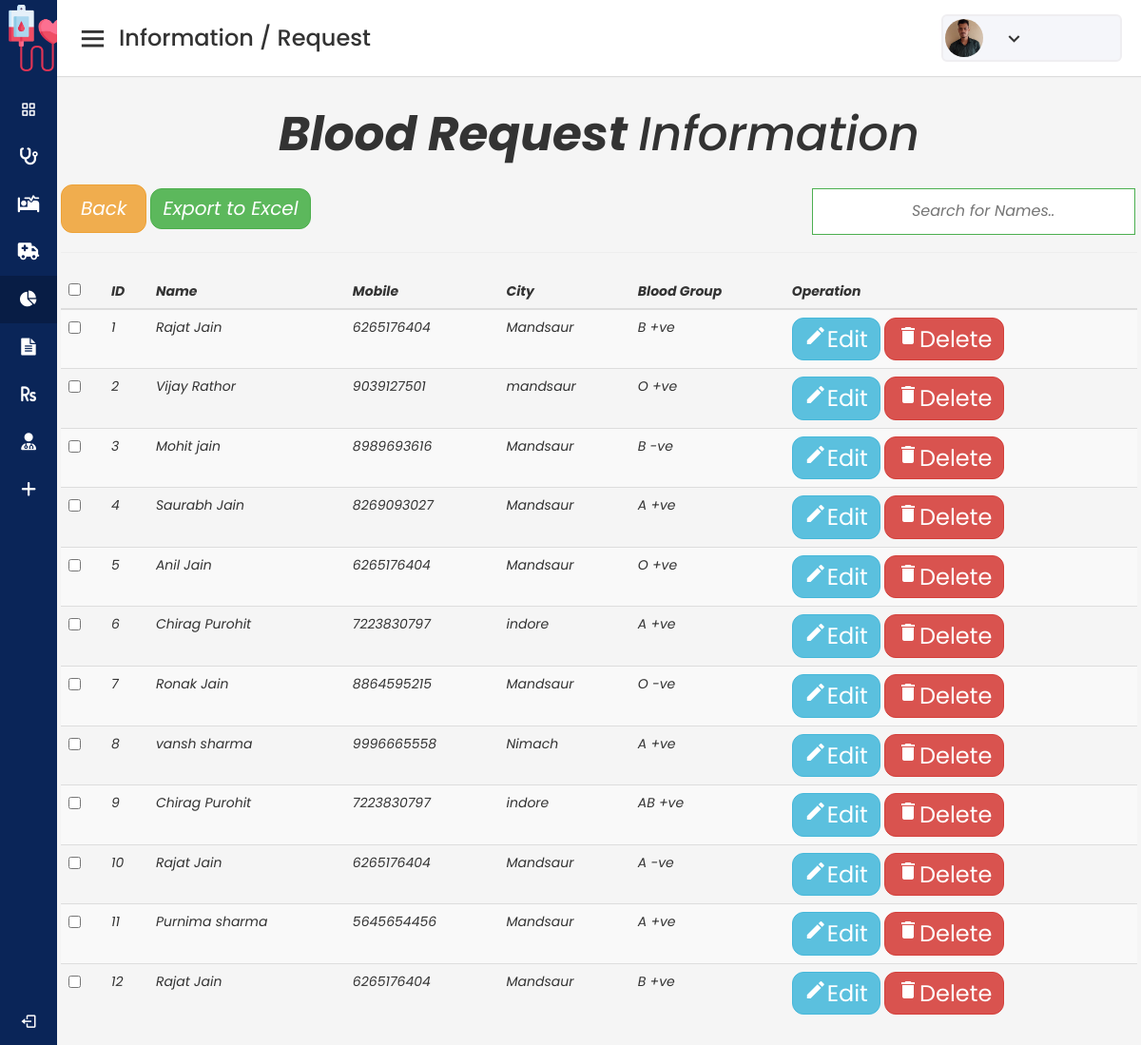
/Information/requestInfo.php, run on the app's committed database.
### tables this page shows
CREATE TABLE IF NOT EXISTS `request_blood` (
  `r_id` int(225) NOT NULL AUTO_INCREMENT,
  `r_fname` varchar(225) DEFAULT NULL,
  `r_lname` varchar(225) DEFAULT NULL,
  `r_address` varchar(225) DEFAULT NULL,
  `r_state` varchar(225) DEFAULT NULL,
  `r_city` varchar(225) DEFAULT NULL,
  `r_mobile` varchar(225) DEFAULT NULL,
  `r_aadhar` varchar(225) DEFAULT NULL,
  `r_bgroup` varchar(225) DEFAULT NULL,
  `r_rdate` date NOT NULL,
  `r_gender` varchar(225) DEFAULT NULL,
  `r_photo` varchar(225) DEFAULT NULL,
  PRIMARY KEY (`r_id`)
);

### Information/requestInfo.php (the view, shortened to what this page needs)
<!DOCTYPE html>
<html lang="en" dir="ltr">
  <head>
    <link rel="stylesheet" href="../css/adminPanel.css">
    <link href='https://unpkg.com/boxicons@2.0.7/css/boxicons.min.css' rel='stylesheet'>
    <link rel="stylesheet" href="https://cdnjs.cloudflare.com/ajax/libs/font-awesome/4.7.0/css/font-awesome.min.css">
    <link rel="stylesheet" href="https://cdn.jsdelivr.net/npm/bootstrap@4.0.0/dist/css/bootstrap.min.css">
    <link rel="stylesheet" href="https://maxcdn.bootstrapcdn.com/bootstrap/3.4.1/css/bootstrap.min.css">
<link rel="stylesheet" href="https://maxcdn.bootstrapcdn.com/font-awesome/4.7.0/css/font-awesome.min.css">
<link rel="stylesheet" href="https://maxcdn.bootstrapcdn.com/bootstrap/3.3.7/css/bootstrap.min.css">
  </head>
<body>
  <div class="sidebar">
    <div class="logo-details">
        <img class="topicon" src="../images/blood-donation.png">
      <span class="logo_name">BloodBank</span>
    </div>
      <ul class="nav-links">
        <li>
            <a href="../adminHome.php">
            <i class='bx bx-grid-alt' ></i>
            <span class="links_name">Home</span>
          </a>
        </li>
        <li>
            <a href="../Adonor.php">
            <i class='fas fa-stethoscope'></i>
            <span class="links_name">Donor</span>
          </a>
        </li>
        <li>
            <a href="../Apatient.php">
            <i class='fas fa-procedures'></i>
            <span class="links_name">Patient</span>
          </a>
        </li>
        <li>
            <a href="../ATransport.php">
            <i class='fas fa-ambulance'></i>
            <span class="links_name">Transport</span>
          </a>
        </li>
        <li>
            <a href="../AInformation.php" class="active">
            <i class="fa fa-pie-chart"></i>
            <span class="links_name">Information / Request</span>
          </a>
        </li>
        <li>
            <a href="../AReport.php">
           <i class="fa fa-file-text"></i>
            <span class="links_name">Report</span>
          </a>
        </li>
        <li>
            <a href="../Asalary.php">
            <i class='fas fa-rupee-sign'></i>
            <span class="links_name">Salary</span>
          </a>
        </li>
        <li>
            <a href="../AStaff.php">
            <i class='fas fa-user-md'></i>
            <span class="links_name">Staff</span>
          </a>
        </li>
        <li>
            <a href="../ANewUser.php">
            <i class='fas fa-plus'></i>
            <span class="links_name">Add new user</span>
          </a>
        </li>
        <li class="log_out">
          <a href="../Logout.php">
            <i class='bx bx-log-out'></i>
            <span class="links_name">Log out</span>
          </a>
        </li>
      </ul>
  </div>
 <section class="home-section">
    <nav>
      <div class="sidebar-button">
        <i class='bx bx-menu sidebarBtn'></i>
            <span class="dashboard">Information / Request</span>
      </div>
      <div class="profile-details">
          <img src="../images/Rajat.jpg"/>
        <i class='bx bx-chevron-down' ></i>
      </div>
    </nav>
    <div class="container">
		<div class="table-responsive">
                    <h2><b>Blood Request </b>Information</h2>
                    <button class="btn btn-warning button1" onclick="window.location='../AInformation.php'" style="padding:10px 20px;">Back</button>
                    <input type="text" id="myInput" onkeyup="myFunction()" placeholder="Search for Names.." >
                    <a href="Export.php "><button type="button" class="btn btn-success">Export to Excel</button></a>
                    <hr/>
            <table class="table table-striped table-hover" id="myTable">
					<thead>
                                            <tr>
                                                    <th> <input type="checkbox" name="checkbox" onclick="checkbox(this);" ></th>
                                                    <th>ID</th>
                                                    <th>Name</th>
                                                    <th>Mobile</th>
                                                    <th>City</th>
                                                    <th>Blood Group</th>
                                                    <th>Operation</th>
						</tr>
					</thead>
					<tbody >
                                            <?php
                                                $con= mysqli_connect('localhost:3308', 'root','');
                                                mysqli_select_db($con,'rblood');
                                                $q1="select * from request_blood ORDER BY r_id asc";
                                                $result=mysqli_query($con,$q1);
                                                $num1= mysqli_num_rows($result);
                                            for($i=0;$i<$num1;$i++)
                                            {
                                                $row=mysqli_fetch_array($result);
                                            ?>
                                            <tr >
                                                <td>
                                                    <input type="checkbox" name="checkbox" value="<?php $row['r_id']; ?>">
                                                </td>
                                                <td><?php echo $row['r_id']; ?></td>
                                                <td><?php echo $row['r_fname']," ",$row['r_lname']; ?></td>
                                                <td><?php echo $row['r_mobile']; ?></td>
                                                <td><?php echo $row['r_city']; ?></td>
                                                <td><?php echo $row['r_bgroup']; ?></td>
                                                <td>
                                                    <button class="btn btn-info edit"><a href="../update/update_request.php?updateid=<?php echo $row['r_id']; ?>" style="text-decoration: none;color:white; "><i class="material-icons">&#xE254;<span>Edit</span></i></a></button>
                                                    <button class="btn btn-danger delete"><a href="../delete/delete_request.php?deleteid=<?php echo $row['r_id']; ?>" style="text-decoration: none;color:white;"><i class="material-icons">&#xE872;<span>Delete</span> </i></a></button>
                                                </td>
                                            </tr>
                                            <?php
                                            }
                                            ?>
                                        </tbody>
                                </table>
			</div>
		</div>
        </section>
</body>
</html>

### css/adminPanel.css (style rules this page uses)
* { margin: 0; padding: 0; box-sizing: border-box; font-family: 'Poppins', sans-serif; }
.sidebar { position: fixed; height: 100%; width: 240px; background: #0A2558; transition: all 0.5s ease; }
.topicon { width:80px; padding:5px }
.sidebar .logo-details { height: 80px; display: flex; align-items: center; }
.sidebar .logo-details .logo_name { color: #fff; font-size: 24px; font-weight: 500; }
.sidebar .nav-links { margin-top: 10px; }
.sidebar .nav-links li { position: relative; list-style: none; height: 50px; }
.sidebar .nav-links li a { height: 100%; width: 100%; display: flex; align-items: center; text-decoration: none; transition: all 0.4s ease; }
.sidebar .nav-links li a.active { background: #081D45; }
.sidebar .nav-links li i { min-width: 60px; text-align: center; font-size: 18px; color: #fff; }
.sidebar .nav-links li a .links_name { color: #fff; font-size: 15px; font-weight: 400; white-space: nowrap; }
.sidebar .nav-links .log_out { position: absolute; bottom: 0; width: 100%; }
.home-section { position: relative; background: #f5f5f5; min-height: 100vh; width: calc(100% - 240px); left: 240px; transition: all 0.5s ease; }
.home-section nav { display: flex; justify-content: space-between; height: 80px; background: #fff; display: flex; align-items: center; position: fixed; width: calc(100% - 240px); left: 240px; z-index: 100; padding: 0 20px; box-shadow: 0 1px 1px rgba(0, 0, 0, 0.1); transition: all 0.5s ease; }
.home-section nav .sidebar-button { display: flex; align-items: center; font-size: 24px; font-weight: 500; }
nav .sidebar-button i { font-size: 35px; margin-right: 10px; }
.home-section nav .profile-details { display: flex; align-items: center; background: #F5F6FA; border: 2px solid #EFEEF1; border-radius: 6px; height: 50px; min-width: 190px; padding: 0 15px 0 2px; }
nav .profile-details img { height: 40px; width: 40px; border-radius: 50px; object-fit: cover; }
nav .profile-details i { font-size: 25px; color: #333; }
@media (max-width: 1240px) { .sidebar { width: 60px; } }
@media (max-width: 1240px) { .home-section { width: calc(100% - 60px); left: 60px; } }
@media (max-width: 1240px) { .home-section nav { width: calc(100% - 60px); left: 60px; } }

### Information/requestInfo.php (style rules this page uses)
.container { padding: 4px; margin-top: 70px; font-style:italic; }
.table-responsive h2 { font-size: 50px; text-align: center; padding-bottom: 15px; }
.btn { border-radius: 12px; font-size: 20px; cursor: pointer; }
#myInput { text-align:center; float: right; background-position: 10px 12px; background-repeat: no-repeat; width: 30%; font-size: 16px; padding: 12px 20px 12px 40px; border: 1px solid #4CAF50; margin: 4px 2px; }

### data on the page
request_blood: r_id "1", r_fname "Rajat", r_lname "Jain", r_mobile "6265176404", r_city "Mandsaur", r_bgroup "B +ve"
request_blood: r_id "2", r_fname "Vijay", r_lname "Rathor", r_mobile "9039127501", r_city "mandsaur", r_bgroup "O +ve"
request_blood: r_id "3", r_fname "Mohit", r_lname "jain", r_mobile "8989693616", r_city "Mandsaur", r_bgroup "B -ve"
request_blood: r_id "4", r_fname "Saurabh", r_lname "Jain", r_mobile "8269093027", r_city "Mandsaur", r_bgroup "A +ve"
request_blood: r_id "5", r_fname "Anil", r_lname "Jain", r_mobile "6265176404", r_city "Mandsaur", r_bgroup "O +ve"
request_blood: r_id "6", r_fname "Chirag", r_lname "Purohit", r_mobile "7223830797", r_city "indore", r_bgroup "A +ve"
request_blood: r_id "7", r_fname "Ronak", r_lname "Jain", r_mobile "8864595215", r_city "Mandsaur", r_bgroup "O -ve"
request_blood: r_id "8", r_fname "vansh", r_lname "sharma", r_mobile "9996665558", r_city "Nimach", r_bgroup "A +ve"
request_blood: r_id "9", r_fname "Chirag", r_lname "Purohit", r_mobile "7223830797", r_city "indore", r_bgroup "AB +ve"
request_blood: r_id "10", r_fname "Rajat", r_lname "Jain", r_mobile "6265176404", r_city "Mandsaur", r_bgroup "A -ve"
request_blood: r_id "11", r_fname "Purnima", r_lname "sharma", r_mobile "5645654456", r_city "Mandsaur", r_bgroup "A +ve"
request_blood: r_id "12", r_fname "Rajat", r_lname "Jain", r_mobile "6265176404", r_city "Mandsaur", r_bgroup "B +ve"
